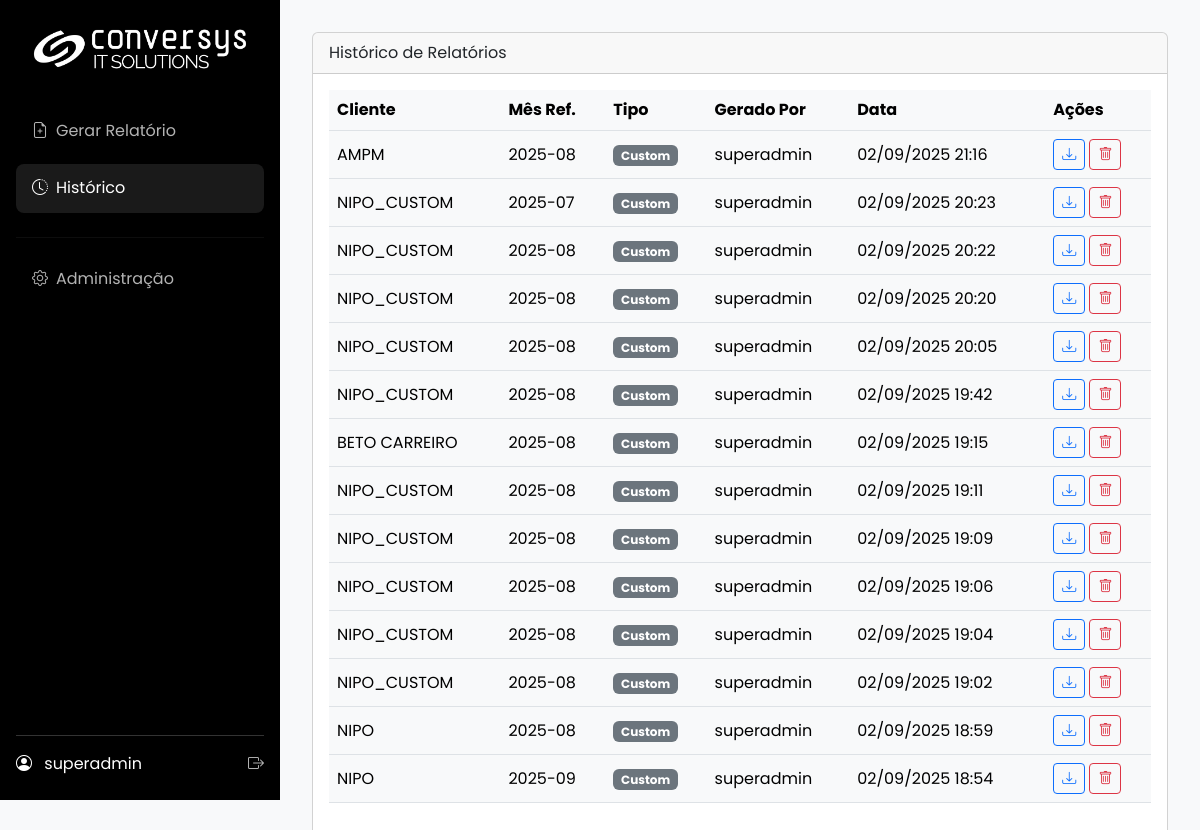
Page /history (signed in) on the earlier database version.
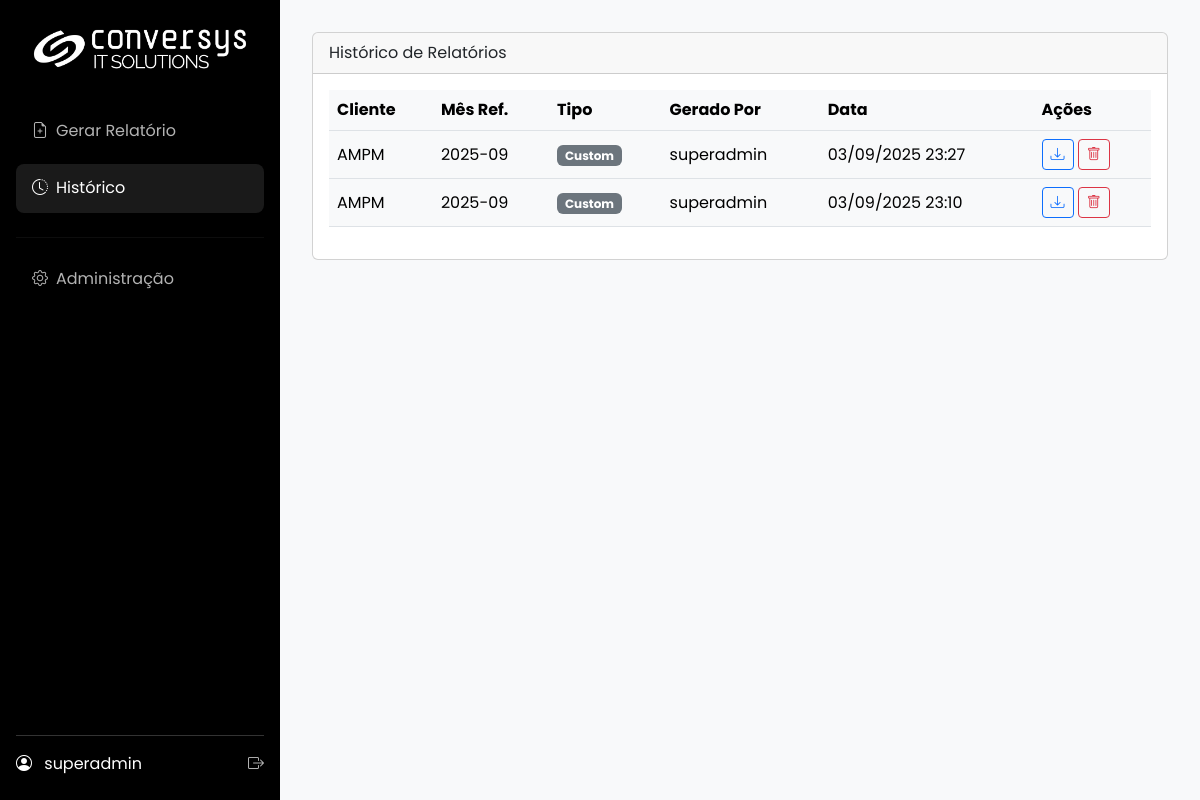
Same page on the later database version.
### app/models.py (models this page shows, shortened)
class SystemConfig(db.Model):
    id = db.Column(db.Integer, primary_key=True)
    company_name = db.Column(db.String(100), default="Conversys IT Solutions")
    footer_text = db.Column(db.String(255), default=f"Conversys IT Solutions Copyright {dt.datetime.now().year} – Todos os direitos Reservados | Política de privacidade")
    primary_color = db.Column(db.String(7), default="#2c3e50")
    secondary_color = db.Column(db.String(7), default="#3498db")
    logo_dark_bg_path = db.Column(db.String(255), nullable=True)
    logo_light_bg_path = db.Column(db.String(255), nullable=True)
    login_background_path = db.Column(db.String(255), nullable=True)
    default_cover_path = db.Column(db.String(255), nullable=True)
    color_scheme = db.Column(db.String(10), default="light")
    color_bg_main = db.Column(db.String(7), default="#f8f9fa")
    color_bg_card = db.Column(db.String(7), default="#ffffff")
    color_text_light = db.Column(db.String(7), default="#212529")
    color_border = db.Column(db.String(7), default="#dee2e6")
    login_media_path = db.Column(db.String(255), nullable=True)
    report_cover_path = db.Column(db.String(255), nullable=True)
    report_final_page_path = db.Column(db.String(255), nullable=True)

class User(UserMixin, db.Model):
    id = db.Column(db.Integer, primary_key=True)
    username = db.Column(db.String(64), index=True, unique=True)
    email = db.Column(db.String(120), index=True, unique=True)
    password_hash = db.Column(db.String(256))
    role_id = db.Column(db.Integer, db.ForeignKey('role.id'))
    reports = db.relationship('Report', backref='user', lazy='dynamic')
    clients = db.relationship('Client', secondary=user_client_association, back_populates='users')
    def has_role(self, role_name):
        return self.role.name == role_name

class Report(db.Model):
    id = db.Column(db.Integer, primary_key=True)
    filename = db.Column(db.String(255), unique=True, nullable=False)
    file_path = db.Column(db.String(255), nullable=False)
    created_at = db.Column(db.DateTime, default=dt.datetime.utcnow)
    reference_month = db.Column(db.String(7), nullable=False)
    user_id = db.Column(db.Integer, db.ForeignKey('user.id'), nullable=False)
    client_id = db.Column(db.Integer, db.ForeignKey('client.id'), nullable=False)
    report_type = db.Column(db.String(50), default='custom', nullable=False)

class Client(db.Model):
    id = db.Column(db.Integer, primary_key=True)
    name = db.Column(db.String(100), nullable=False, unique=True)
    zabbix_url = db.Column(db.String(255), nullable=False)
    zabbix_user = db.Column(db.String(100), nullable=False)
    zabbix_password = db.Column(db.String(255), nullable=False)
    sla_contract = db.Column(db.Float, nullable=False, default=99.9)
    logo_path = db.Column(db.String(255))
    reports = db.relationship('Report', backref='client', lazy='dynamic')
    users = db.relationship('User', secondary=user_client_association, back_populates='clients')
    zabbix_groups = db.relationship('ClientZabbixGroup', backref='client', lazy='dynamic', cascade="all, delete-orphan")

### app/main/routes.py (the view)
@main.route('/history')
@login_required
def history():
    query = Report.query
    if current_user.has_role('client'):
        client_ids = [c.id for c in current_user.clients]
        query = query.filter(Report.client_id.in_(client_ids))
    reports = query.order_by(Report.created_at.desc()).all()
    return render_template('history.html', title="HistÃ³rico", reports=reports)

### app/__init__.py (called while the page is built)
@login_manager.user_loader
def load_user(user_id):
    from .models import User
    return db.session.get(User, int(user_id))

def _ensure_request_id():
    rid = getattr(g, "request_id", None)
    if not rid:
        rid = uuid.uuid4().hex
        g.request_id = rid
    return rid

### app/main/routes.py (called while the page is built, shortened)
@main.before_app_request
def before_request_func():
    cfg = SystemConfig.query.first()
    g.sys_config = cfg

### app/templates/history.html (shortened to what this page needs)
{% extends 'base.html' %}
{% block content %}
<div class="card">
    <div class="card-header">Histórico de Relatórios</div>
    <div class="card-body">
        <div class="table-responsive">
            <table class="table table-hover align-middle">
            <thead>
                <tr>
                    <th>Cliente</th>
                    <th>Mês Ref.</th>
                    <th>Tipo</th>
                    <th>Gerado Por</th>
                    <th>Data</th>
                    <th>Ações</th>
                </tr>
            </thead>
            <tbody>
            {% for report in reports %}
            <tr>
                <td>{{ report.client.name }}</td>
                <td>{{ report.reference_month }}</td>
                <td><span class="badge bg-secondary">{{ report.report_type.replace('_', ' ')|title }}</span></td>
                <td>{{ report.user.username }}</td>
                <td>{{ report.created_at.strftime('%d/%m/%Y %H:%M') }}</td>
                <td>
                    <a href="{{ url_for('main.download_report', report_id=report.id) }}" class="btn btn-sm btn-outline-primary" title="Baixar Novamente">
                        <i class="bi bi-download"></i>
                    </a>
                    <button class="btn btn-sm btn-outline-danger" title="Excluir Relatório" onclick="confirmDelete('{{ url_for('main.delete_report', report_id=report.id) }}')">
                        <i class="bi bi-trash"></i>
                    </button>
                </td>
            </tr>
            {% else %}
            <tr><td colspan="6" class="text-center text-muted p-4">Nenhum relatório no histórico.</td></tr>
            {% endfor %}
            </tbody>
            </table>
        </div>
    </div>
</div>
{% endblock %}

### app/templates/base.html (shortened to what this page needs)
<!DOCTYPE html>
<html lang="pt-br" data-bs-theme="{{ g.sys_config.color_scheme | default('dark') }}">
<head>
    <link href="https://cdn.jsdelivr.net/npm/bootstrap@5.3.3/dist/css/bootstrap.min.css" rel="stylesheet">
    <link rel="stylesheet" href="https://cdn.jsdelivr.net/npm/bootstrap-icons@1.11.3/font/bootstrap-icons.min.css">
</head>
<body>
    <div class="d-flex">
        <div class="sidebar">
            <a href="{{ url_for('main.index') }}" class="logo">
                {% if g.sys_config.logo_dark_bg_path %}
                    <img src="{{ url_for('main.uploaded_file', filename=g.sys_config.logo_dark_bg_path) }}" alt="Logo">
                {% else %}
                    <span>{{ g.sys_config.company_name }}</span>
                {% endif %}
            </a>
            <ul class="nav flex-column">
                <li><a href="{{ url_for('main.gerar_form') }}" class="nav-link {% if request.endpoint == 'main.gerar_form' %}active{% endif %}"><i class="bi bi-file-earmark-plus me-2"></i>Gerar Relatório</a></li>
                <li><a href="{{ url_for('main.history') }}" class="nav-link {% if request.endpoint == 'main.history' %}active{% endif %}"><i class="bi bi-clock-history me-2"></i>Histórico</a></li>
                {% if current_user.has_role('admin') or current_user.has_role('super_admin') %}
                <hr style="border-color: rgba(255,255,255,0.2);">
                <li><a href="{{ url_for('admin.dashboard') }}" class="nav-link {% if 'admin.' in request.endpoint %}active{% endif %}"><i class="bi bi-gear me-2"></i>Administração</a></li>
                {% endif %}
            </ul>
            <div class="user-info">
                <div class="d-flex justify-content-between align-items-center">
                    <div>
                        <i class="bi bi-person-circle me-2"></i>
                        <span>{{ current_user.username }}</span>
                    </div>
                    <a href="{{ url_for('auth.logout') }}" title="Sair"><i class="bi bi-box-arrow-right"></i></a>
                </div>
            </div>
        </div>
        <div class="main-content flex-grow-1">
            {% block content %}{% endblock %}
        </div>
    </div>
</body>
</html>

Differences in the rows shown:
removed Report: client.name "AMPM", reference_month "2025-08", report_type.replace "Custom", user.username "superadmin", created_at "02/09/2025 21:16"
removed Report: client.name "NIPO_CUSTOM", reference_month "2025-07", report_type.replace "Custom", user.username "superadmin", created_at "02/09/2025 20:23"
removed Report: client.name "NIPO_CUSTOM", reference_month "2025-08", report_type.replace "Custom", user.username "superadmin", created_at "02/09/2025 20:22"
removed Report: client.name "NIPO_CUSTOM", reference_month "2025-08", report_type.replace "Custom", user.username "superadmin", created_at "02/09/2025 20:20"
removed Report: client.name "NIPO_CUSTOM", reference_month "2025-08", report_type.replace "Custom", user.username "superadmin", created_at "02/09/2025 20:05"
removed Report: client.name "NIPO_CUSTOM", reference_month "2025-08", report_type.replace "Custom", user.username "superadmin", created_at "02/09/2025 19:42"
removed Report: client.name "BETO CARREIRO", reference_month "2025-08", report_type.replace "Custom", user.username "superadmin", created_at "02/09/2025 19:15"
removed Report: client.name "NIPO_CUSTOM", reference_month "2025-08", report_type.replace "Custom", user.username "superadmin", created_at "02/09/2025 19:11"
removed Report: client.name "NIPO_CUSTOM", reference_month "2025-08", report_type.replace "Custom", user.username "superadmin", created_at "02/09/2025 19:09"
removed Report: client.name "NIPO_CUSTOM", reference_month "2025-08", report_type.replace "Custom", user.username "superadmin", created_at "02/09/2025 19:06"
removed Report: client.name "NIPO_CUSTOM", reference_month "2025-08", report_type.replace "Custom", user.username "superadmin", created_at "02/09/2025 19:04"
removed Report: client.name "NIPO_CUSTOM", reference_month "2025-08", report_type.replace "Custom", user.username "superadmin", created_at "02/09/2025 19:02"
removed Report: client.name "NIPO", reference_month "2025-08", report_type.replace "Custom", user.username "superadmin", created_at "02/09/2025 18:59"
removed Report: client.name "NIPO", reference_month "2025-09", report_type.replace "Custom", user.username "superadmin", created_at "02/09/2025 18:54"
added Report: client.name "AMPM", reference_month "2025-09", report_type.replace "Custom", user.username "superadmin", created_at "03/09/2025 23:27"
added Report: client.name "AMPM", reference_month "2025-09", report_type.replace "Custom", user.username "superadmin", created_at "03/09/2025 23:10"
